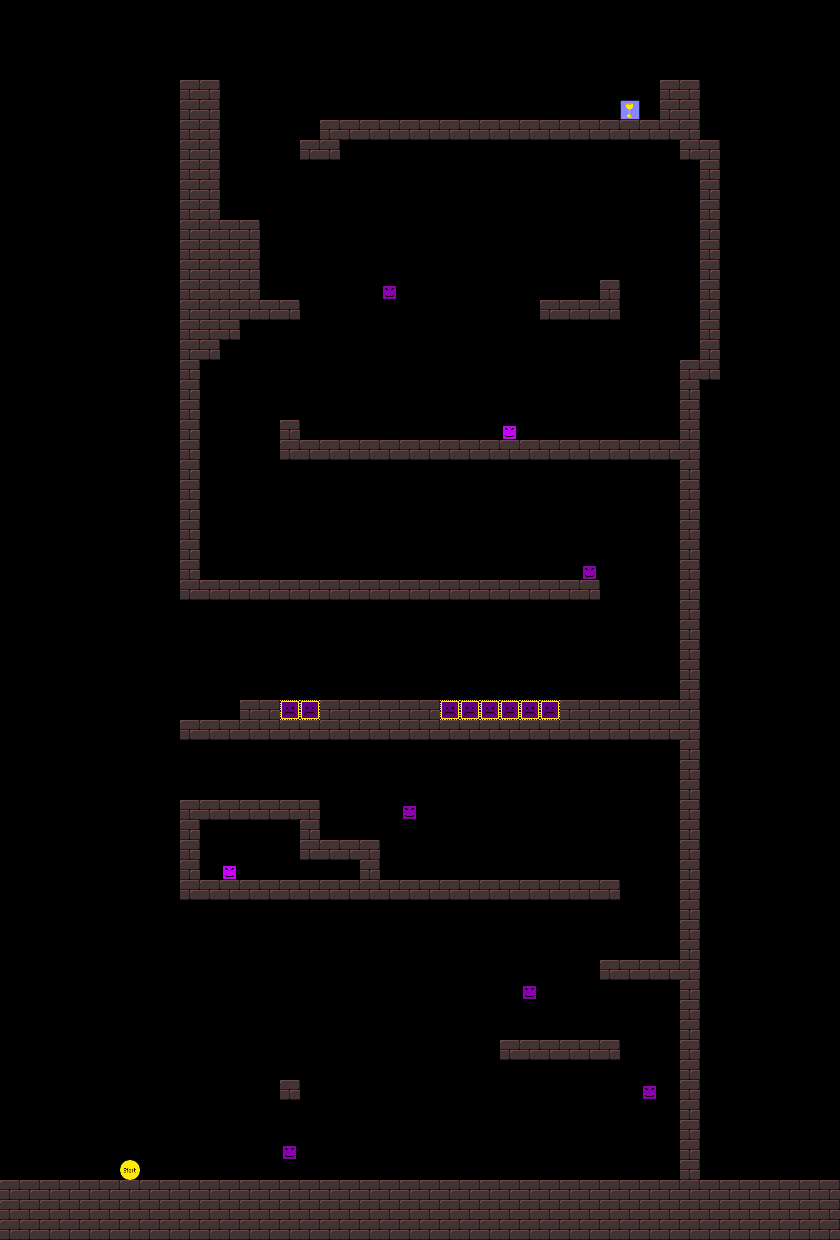

Rendered tile map (Tiled .tmx) drawn with the repository's tilesets; below, a short description and the full map source, tile grids included:
An orthogonal 42x62 tile map with 20x20 px tiles, 1 tile layer (bg).

<map version="1.0" orientation="orthogonal" width="42" height="62" tilewidth="20" tileheight="20">
 <tileset firstgid="1" name="tiles1_neu_kleiner" tilewidth="20" tileheight="20">
  <image source="tiles1_neu_kleiner.png" width="120" height="240" />
 </tileset>
 <layer name="bg" width="42" height="62">
  <data encoding="csv">
0,0,0,0,0,0,0,0,0,0,0,0,0,0,0,0,0,0,0,0,0,0,0,0,0,0,0,0,0,0,0,0,0,0,0,0,0,0,0,0,0,0,
0,0,0,0,0,0,0,0,0,0,0,0,0,0,0,0,0,0,0,0,0,0,0,0,0,0,0,0,0,0,0,0,0,0,0,0,0,0,0,0,0,0,
0,0,0,0,0,0,0,0,0,0,0,0,0,0,0,0,0,0,0,0,0,0,0,0,0,0,0,0,0,0,0,0,0,0,0,0,0,0,0,0,0,0,
0,0,0,0,0,0,0,0,0,0,0,0,0,0,0,0,0,0,0,0,0,0,0,0,0,0,0,0,0,0,0,0,0,0,0,0,0,0,0,0,0,0,
0,0,0,0,0,0,0,0,0,8,8,0,0,0,0,0,0,0,0,0,0,0,0,0,0,0,0,0,0,0,0,0,0,8,8,0,0,0,0,0,0,0,
0,0,0,0,0,0,0,0,0,8,8,0,0,0,0,0,0,0,0,0,0,0,0,0,0,0,0,0,0,0,0,48,0,8,8,0,0,0,0,0,0,0,
0,0,0,0,0,0,0,0,0,8,8,0,0,0,0,0,8,8,8,8,8,8,8,8,8,8,8,8,8,8,8,8,8,8,8,0,0,0,0,0,0,0,
0,0,0,0,0,0,0,0,0,8,8,0,0,0,0,8,8,0,0,0,0,0,0,0,0,0,0,0,0,0,0,0,0,0,8,8,0,0,0,0,0,0,
0,0,0,0,0,0,0,0,0,8,8,0,0,0,0,0,0,0,0,0,0,0,0,0,0,0,0,0,0,0,0,0,0,0,0,8,0,0,0,0,0,0,
0,0,0,0,0,0,0,0,0,8,8,0,0,0,0,0,0,0,0,0,0,0,0,0,0,0,0,0,0,0,0,0,0,0,0,8,0,0,0,0,0,0,
0,0,0,0,0,0,0,0,0,8,8,0,0,0,0,0,0,0,0,0,0,0,0,0,0,0,0,0,0,0,0,0,0,0,0,8,0,0,0,0,0,0,
0,0,0,0,0,0,0,0,0,8,8,8,8,0,0,0,0,0,0,0,0,0,0,0,0,0,0,0,0,0,0,0,0,0,0,8,0,0,0,0,0,0,
0,0,0,0,0,0,0,0,0,8,8,8,8,0,0,0,0,0,0,0,0,0,0,0,0,0,0,0,0,0,0,0,0,0,0,8,0,0,0,0,0,0,
0,0,0,0,0,0,0,0,0,8,8,8,8,0,0,0,0,0,0,0,0,0,0,0,0,0,0,0,0,0,0,0,0,0,0,8,0,0,0,0,0,0,
0,0,0,0,0,0,0,0,0,8,8,8,8,0,0,0,0,0,0,51,0,0,0,0,0,0,0,0,0,0,8,0,0,0,0,8,0,0,0,0,0,0,
0,0,0,0,0,0,0,0,0,8,8,8,8,8,8,0,0,0,0,0,0,0,0,0,0,0,0,8,8,8,8,0,0,0,0,8,0,0,0,0,0,0,
0,0,0,0,0,0,0,0,0,8,8,8,0,0,0,0,0,0,0,0,0,0,0,0,0,0,0,0,0,0,0,0,0,0,0,8,0,0,0,0,0,0,
0,0,0,0,0,0,0,0,0,8,8,0,0,0,0,0,0,0,0,0,0,0,0,0,0,0,0,0,0,0,0,0,0,0,0,8,0,0,0,0,0,0,
0,0,0,0,0,0,0,0,0,8,0,0,0,0,0,0,0,0,0,0,0,0,0,0,0,0,0,0,0,0,0,0,0,0,8,8,0,0,0,0,0,0,
0,0,0,0,0,0,0,0,0,8,0,0,0,0,0,0,0,0,0,0,0,0,0,0,0,0,0,0,0,0,0,0,0,0,8,0,0,0,0,0,0,0,
0,0,0,0,0,0,0,0,0,8,0,0,0,0,0,0,0,0,0,0,0,0,0,0,0,0,0,0,0,0,0,0,0,0,8,0,0,0,0,0,0,0,
0,0,0,0,0,0,0,0,0,8,0,0,0,0,8,0,0,0,0,0,0,0,0,0,0,50,0,0,0,0,0,0,0,0,8,0,0,0,0,0,0,0,
0,0,0,0,0,0,0,0,0,8,0,0,0,0,8,8,8,8,8,8,8,8,8,8,8,8,8,8,8,8,8,8,8,8,8,0,0,0,0,0,0,0,
0,0,0,0,0,0,0,0,0,8,0,0,0,0,0,0,0,0,0,0,0,0,0,0,0,0,0,0,0,0,0,0,0,0,8,0,0,0,0,0,0,0,
0,0,0,0,0,0,0,0,0,8,0,0,0,0,0,0,0,0,0,0,0,0,0,0,0,0,0,0,0,0,0,0,0,0,8,0,0,0,0,0,0,0,
0,0,0,0,0,0,0,0,0,8,0,0,0,0,0,0,0,0,0,0,0,0,0,0,0,0,0,0,0,0,0,0,0,0,8,0,0,0,0,0,0,0,
0,0,0,0,0,0,0,0,0,8,0,0,0,0,0,0,0,0,0,0,0,0,0,0,0,0,0,0,0,0,0,0,0,0,8,0,0,0,0,0,0,0,
0,0,0,0,0,0,0,0,0,8,0,0,0,0,0,0,0,0,0,0,0,0,0,0,0,0,0,0,0,0,0,0,0,0,8,0,0,0,0,0,0,0,
0,0,0,0,0,0,0,0,0,8,0,0,0,0,0,0,0,0,0,0,0,0,0,0,0,0,0,0,0,51,0,0,0,0,8,0,0,0,0,0,0,0,
0,0,0,0,0,0,0,0,0,8,8,8,8,8,8,8,8,8,8,8,8,8,8,8,8,8,8,8,8,8,0,0,0,0,8,0,0,0,0,0,0,0,
0,0,0,0,0,0,0,0,0,0,0,0,0,0,0,0,0,0,0,0,0,0,0,0,0,0,0,0,0,0,0,0,0,0,8,0,0,0,0,0,0,0,
0,0,0,0,0,0,0,0,0,0,0,0,0,0,0,0,0,0,0,0,0,0,0,0,0,0,0,0,0,0,0,0,0,0,8,0,0,0,0,0,0,0,
0,0,0,0,0,0,0,0,0,0,0,0,0,0,0,0,0,0,0,0,0,0,0,0,0,0,0,0,0,0,0,0,0,0,8,0,0,0,0,0,0,0,
0,0,0,0,0,0,0,0,0,0,0,0,0,0,0,0,0,0,0,0,0,0,0,0,0,0,0,0,0,0,0,0,0,0,8,0,0,0,0,0,0,0,
0,0,0,0,0,0,0,0,0,0,0,0,0,0,0,0,0,0,0,0,0,0,0,0,0,0,0,0,0,0,0,0,0,0,8,0,0,0,0,0,0,0,
0,0,0,0,0,0,0,0,0,0,0,0,8,8,52,52,8,8,8,8,8,8,52,52,52,52,52,52,8,8,8,8,8,8,8,0,0,0,0,0,0,0,
0,0,0,0,0,0,0,0,0,8,8,8,8,8,8,8,8,8,8,8,8,8,8,8,8,8,8,8,8,8,8,8,8,8,8,0,0,0,0,0,0,0,
0,0,0,0,0,0,0,0,0,0,0,0,0,0,0,0,0,0,0,0,0,0,0,0,0,0,0,0,0,0,0,0,0,0,8,0,0,0,0,0,0,0,
0,0,0,0,0,0,0,0,0,0,0,0,0,0,0,0,0,0,0,0,0,0,0,0,0,0,0,0,0,0,0,0,0,0,8,0,0,0,0,0,0,0,
0,0,0,0,0,0,0,0,0,0,0,0,0,0,0,0,0,0,0,0,0,0,0,0,0,0,0,0,0,0,0,0,0,0,8,0,0,0,0,0,0,0,
0,0,0,0,0,0,0,0,0,8,8,8,8,8,8,8,0,0,0,0,51,0,0,0,0,0,0,0,0,0,0,0,0,0,8,0,0,0,0,0,0,0,
0,0,0,0,0,0,0,0,0,8,0,0,0,0,0,8,0,0,0,0,0,0,0,0,0,0,0,0,0,0,0,0,0,0,8,0,0,0,0,0,0,0,
0,0,0,0,0,0,0,0,0,8,0,0,0,0,0,8,8,8,8,0,0,0,0,0,0,0,0,0,0,0,0,0,0,0,8,0,0,0,0,0,0,0,
0,0,0,0,0,0,0,0,0,8,0,50,0,0,0,0,0,0,8,0,0,0,0,0,0,0,0,0,0,0,0,0,0,0,8,0,0,0,0,0,0,0,
0,0,0,0,0,0,0,0,0,8,8,8,8,8,8,8,8,8,8,8,8,8,8,8,8,8,8,8,8,8,8,0,0,0,8,0,0,0,0,0,0,0,
0,0,0,0,0,0,0,0,0,0,0,0,0,0,0,0,0,0,0,0,0,0,0,0,0,0,0,0,0,0,0,0,0,0,8,0,0,0,0,0,0,0,
0,0,0,0,0,0,0,0,0,0,0,0,0,0,0,0,0,0,0,0,0,0,0,0,0,0,0,0,0,0,0,0,0,0,8,0,0,0,0,0,0,0,
0,0,0,0,0,0,0,0,0,0,0,0,0,0,0,0,0,0,0,0,0,0,0,0,0,0,0,0,0,0,0,0,0,0,8,0,0,0,0,0,0,0,
0,0,0,0,0,0,0,0,0,0,0,0,0,0,0,0,0,0,0,0,0,0,0,0,0,0,0,0,0,0,8,8,8,8,8,0,0,0,0,0,0,0,
0,0,0,0,0,0,0,0,0,0,0,0,0,0,0,0,0,0,0,0,0,0,0,0,0,0,51,0,0,0,0,0,0,0,8,0,0,0,0,0,0,0,
0,0,0,0,0,0,0,0,0,0,0,0,0,0,0,0,0,0,0,0,0,0,0,0,0,0,0,0,0,0,0,0,0,0,8,0,0,0,0,0,0,0,
0,0,0,0,0,0,0,0,0,0,0,0,0,0,0,0,0,0,0,0,0,0,0,0,0,0,0,0,0,0,0,0,0,0,8,0,0,0,0,0,0,0,
0,0,0,0,0,0,0,0,0,0,0,0,0,0,0,0,0,0,0,0,0,0,0,0,0,8,8,8,8,8,8,0,0,0,8,0,0,0,0,0,0,0,
0,0,0,0,0,0,0,0,0,0,0,0,0,0,0,0,0,0,0,0,0,0,0,0,0,0,0,0,0,0,0,0,0,0,8,0,0,0,0,0,0,0,
0,0,0,0,0,0,0,0,0,0,0,0,0,0,8,0,0,0,0,0,0,0,0,0,0,0,0,0,0,0,0,0,51,0,8,0,0,0,0,0,0,0,
0,0,0,0,0,0,0,0,0,0,0,0,0,0,0,0,0,0,0,0,0,0,0,0,0,0,0,0,0,0,0,0,0,0,8,0,0,0,0,0,0,0,
0,0,0,0,0,0,0,0,0,0,0,0,0,0,0,0,0,0,0,0,0,0,0,0,0,0,0,0,0,0,0,0,0,0,8,0,0,0,0,0,0,0,
0,0,0,0,0,0,0,0,0,0,0,0,0,0,51,0,0,0,0,0,0,0,0,0,0,0,0,0,0,0,0,0,0,0,8,0,0,0,0,0,0,0,
0,0,0,0,0,0,47,0,0,0,0,0,0,0,0,0,0,0,0,0,0,0,0,0,0,0,0,0,0,0,0,0,0,0,8,0,0,0,0,0,0,0,
8,8,8,8,8,8,8,8,8,8,8,8,8,8,8,8,8,8,8,8,8,8,8,8,8,8,8,8,8,8,8,8,8,8,8,8,8,8,8,8,8,8,
8,8,8,8,8,8,8,8,8,8,8,8,8,8,8,8,8,8,8,8,8,8,8,8,8,8,8,8,8,8,8,8,8,8,8,8,8,8,8,8,8,8,
8,8,8,8,8,8,8,8,8,8,8,8,8,8,8,8,8,8,8,8,8,8,8,8,8,8,8,8,8,8,8,8,8,8,8,8,8,8,8,8,8,8
</data>
 </layer>
</map>
